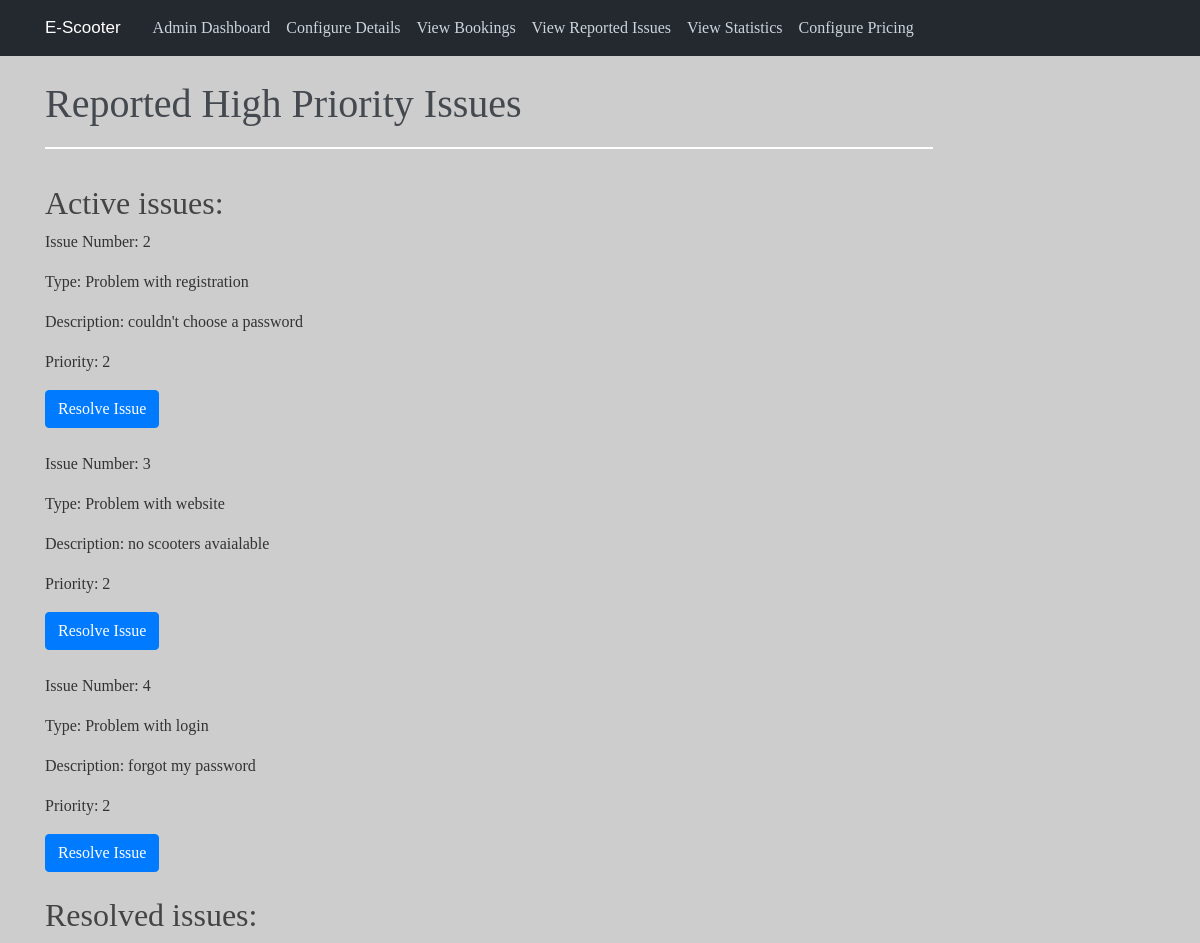
The page /admin/issues on the database as committed earlier.
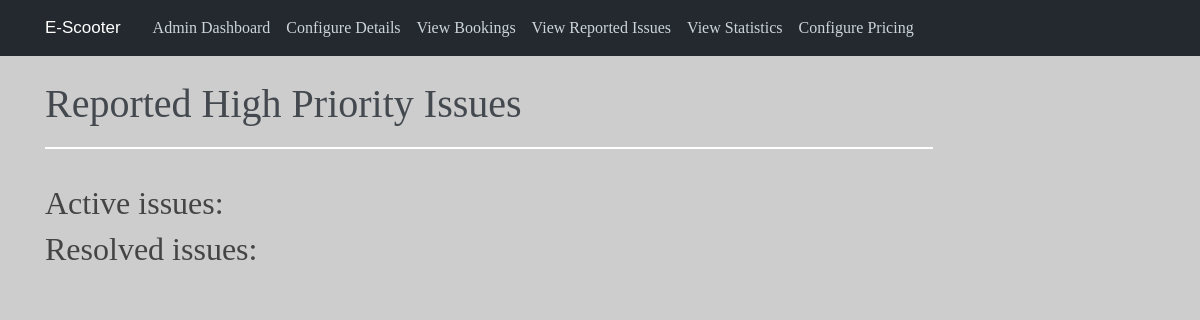
The same page on the database as committed later.
### app/models.py (models this page shows)
class Report(db.Model):
    __tablename__ = 'reports'
    id = db.Column(db.Integer, primary_key=True)
    resolved = db.Column(db.Boolean, default=False)
    issue = db.Column(db.String(60), nullable=False)
    description = db.Column(db.String(60), nullable=False)
    priority = db.Column(db.Integer, nullable=False, default=3)

### app/views.py (the view)
@app.route("/admin/issues")
def admin_issues():
    if session.get("admin") == 0:
        return redirect("/dashboard")
    else:
        issues = models.Report.query.filter_by(priority=2)
        return render_template("issues.html", issues=issues)

### app/templates/issues.html (shortened to what this page needs)
{% extends "admin_base.html" %}
{% block content %}
<head>
</head>
<body>
    <h1 style="color:rgba(68,73,79,1);">Reported High Priority Issues</h1>
	<svg class="Line_7" viewBox="0 0 1110 2" preserveAspectRatio="none">
			<path id="Line_7" d="M 0 0 L 1110 0">
			</path>
	</svg>
	<br></br>
    {% if not issues %}
        <h2>There are no high priority issues</h2>
    {% else %}
        <h2>Active issues:</h2>
        {% for elem in issues %}
            {%if elem.resolved == False%}
                <p>Issue Number: {{elem.id}}</p>
                <p>Type: {{elem.issue}}</p>
                <p>Description: {{elem.description}}</p>
                <p>Priority: {{elem.priority}}</p>
                <button type= "button" class="btn btn-primary" onclick="window.location.href='/admin/issues/resolve_issue/{{elem.id}}'" style = "color: white">Resolve Issue</button>
                <br> </br>
            {%endif%}
        {% endfor %}
        <h2>Resolved issues:</h2>
    {%endif%}
</body>
{% endblock content %}

Rows that differ between the two databases and show on the page:
removed Report: id "2", issue "Problem with registration", description "couldn't choose a password", priority "2"
removed Report: id "3", issue "Problem with website", description "no scooters avaialable", priority "2"
removed Report: id "4", issue "Problem with login", description "forgot my password", priority "2"
